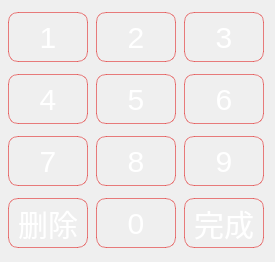
<?xml version="1.0" encoding="UTF-8"?>
<ui version="4.0">
 <class>VirtualKeyBoard</class>
 <widget class="QWidget" name="VirtualKeyBoard">
  <property name="geometry">
   <rect>
    <x>0</x>
    <y>0</y>
    <width>275</width>
    <height>262</height>
   </rect>
  </property>
  <property name="windowTitle">
   <string>Form</string>
  </property>
  <layout class="QHBoxLayout" name="horizontalLayout">
   <property name="leftMargin">
    <number>0</number>
   </property>
   <property name="topMargin">
    <number>0</number>
   </property>
   <property name="rightMargin">
    <number>0</number>
   </property>
   <property name="bottomMargin">
    <number>0</number>
   </property>
   <item>
    <widget class="QWidget" name="widget" native="true">
     <property name="styleSheet">
      <string notr="true">QPushButton{
	border:1px solid rgba(222,0,0,125);
	background-color: 
		qlineargradient(spread:pad, 
		x1:0, y1:0, x2:0, y2:1, 
		stop:0 rgba(255, 66, 66, 255), 
		stop:0.05 rgba(255, 66, 66, 255), 
		stop:0.233 rgba(255, 255, 255, 255), 
		stop:0.300 rgba(255, 66, 66, 255),
		stop:0.600 rgba(255, 66, 66, 255)	,
		stop:1 rgba(125, 66, 66, 255)
	);
	border-radius:10px;
	font-size:30px;
	color:rgb(255,255,255);
}
QPushButton:pressed {
      background-color: 
		qlineargradient(spread:pad, 
		x1:0, y1:0, x2:0, y2:1, 
		stop:0 rgba( 100, 100,255, 255), 
		stop:0.05 rgba(100, 100,255,  255), 
		stop:0.233 rgba( 255, 255,255, 255), 
		stop:0.300 rgba( 100, 100, 255,255),
		stop:0.600 rgba( 100, 100,255, 255)	,
		stop:1 rgba( 100, 100,125, 255)
	);
}
#widget{
	border-left:5px solid qlineargradient(spread:pad, x1:0, y1:0, x2:1, y2:0, 
		stop:0 rgba(255, 0, 0, 255), 
		stop:0.5 rgba(222, 222, 222, 255),
		stop:1 rgba(255, 0, 0, 255));
	border-right:5px solid qlineargradient(spread:pad, x1:0, y1:0, x2:1, y2:0, 
		stop:0 rgba(255, 0, 0, 255), 
		stop:0.5 rgba(222, 222, 222, 255),
		stop:1 rgba(255, 0, 0, 255));
	border-top:5px solid qlineargradient(spread:pad, x1:0, y1:0, x2:0, y2:1, 
		stop:0 rgba(255, 0, 0, 255), 
		stop:0.5 rgba(222, 222, 222, 255),
		stop:1 rgba(255, 0, 0, 255));
	border-bottom:5px solid qlineargradient(spread:pad, x1:0, y1:0, x2:0, y2:1, 
		stop:0 rgba(255, 0, 0, 255), 
		stop:0.5 rgba(222, 222, 222, 255),
		stop:1 rgba(255, 0, 0, 255));
}





















</string>
     </property>
     <layout class="QHBoxLayout" name="horizontalLayout_2">
      <property name="leftMargin">
       <number>6</number>
      </property>
      <property name="topMargin">
       <number>6</number>
      </property>
      <property name="rightMargin">
       <number>6</number>
      </property>
      <property name="bottomMargin">
       <number>6</number>
      </property>
      <item>
       <layout class="QVBoxLayout" name="verticalLayout">
        <item>
         <widget class="QPushButton" name="btn1">
          <property name="minimumSize">
           <size>
            <width>80</width>
            <height>50</height>
           </size>
          </property>
          <property name="maximumSize">
           <size>
            <width>80</width>
            <height>50</height>
           </size>
          </property>
          <property name="text">
           <string>1</string>
          </property>
         </widget>
        </item>
        <item>
         <widget class="QPushButton" name="btn4">
          <property name="minimumSize">
           <size>
            <width>80</width>
            <height>50</height>
           </size>
          </property>
          <property name="maximumSize">
           <size>
            <width>80</width>
            <height>50</height>
           </size>
          </property>
          <property name="text">
           <string>4</string>
          </property>
         </widget>
        </item>
        <item>
         <widget class="QPushButton" name="btn7">
          <property name="minimumSize">
           <size>
            <width>80</width>
            <height>50</height>
           </size>
          </property>
          <property name="maximumSize">
           <size>
            <width>80</width>
            <height>50</height>
           </size>
          </property>
          <property name="text">
           <string>7</string>
          </property>
         </widget>
        </item>
        <item>
         <widget class="QPushButton" name="btn_delete">
          <property name="minimumSize">
           <size>
            <width>80</width>
            <height>50</height>
           </size>
          </property>
          <property name="maximumSize">
           <size>
            <width>80</width>
            <height>50</height>
           </size>
          </property>
          <property name="text">
           <string>删除</string>
          </property>
         </widget>
        </item>
       </layout>
      </item>
      <item>
       <layout class="QVBoxLayout" name="verticalLayout_2">
        <item>
         <widget class="QPushButton" name="btn2">
          <property name="minimumSize">
           <size>
            <width>80</width>
            <height>50</height>
           </size>
          </property>
          <property name="maximumSize">
           <size>
            <width>80</width>
            <height>50</height>
           </size>
          </property>
          <property name="text">
           <string>2</string>
          </property>
         </widget>
        </item>
        <item>
         <widget class="QPushButton" name="btn5">
          <property name="minimumSize">
           <size>
            <width>80</width>
            <height>50</height>
           </size>
          </property>
          <property name="maximumSize">
           <size>
            <width>80</width>
            <height>50</height>
           </size>
          </property>
          <property name="text">
           <string>5</string>
          </property>
         </widget>
        </item>
        <item>
         <widget class="QPushButton" name="btn8">
          <property name="minimumSize">
           <size>
            <width>80</width>
            <height>50</height>
           </size>
          </property>
          <property name="maximumSize">
           <size>
            <width>80</width>
            <height>50</height>
           </size>
          </property>
          <property name="text">
           <string>8</string>
          </property>
         </widget>
        </item>
        <item>
         <widget class="QPushButton" name="btn0">
          <property name="minimumSize">
           <size>
            <width>80</width>
            <height>50</height>
           </size>
          </property>
          <property name="maximumSize">
           <size>
            <width>80</width>
            <height>50</height>
           </size>
          </property>
          <property name="text">
           <string>0</string>
          </property>
         </widget>
        </item>
       </layout>
      </item>
      <item>
       <layout class="QVBoxLayout" name="verticalLayout_3">
        <item>
         <widget class="QPushButton" name="btn3">
          <property name="minimumSize">
           <size>
            <width>80</width>
            <height>50</height>
           </size>
          </property>
          <property name="maximumSize">
           <size>
            <width>80</width>
            <height>50</height>
           </size>
          </property>
          <property name="text">
           <string>3</string>
          </property>
         </widget>
        </item>
        <item>
         <widget class="QPushButton" name="btn6">
          <property name="minimumSize">
           <size>
            <width>80</width>
            <height>50</height>
           </size>
          </property>
          <property name="maximumSize">
           <size>
            <width>80</width>
            <height>50</height>
           </size>
          </property>
          <property name="text">
           <string>6</string>
          </property>
         </widget>
        </item>
        <item>
         <widget class="QPushButton" name="btn9">
          <property name="minimumSize">
           <size>
            <width>80</width>
            <height>50</height>
           </size>
          </property>
          <property name="maximumSize">
           <size>
            <width>80</width>
            <height>50</height>
           </size>
          </property>
          <property name="text">
           <string>9</string>
          </property>
         </widget>
        </item>
        <item>
         <widget class="QPushButton" name="btnOK">
          <property name="minimumSize">
           <size>
            <width>80</width>
            <height>50</height>
           </size>
          </property>
          <property name="maximumSize">
           <size>
            <width>80</width>
            <height>50</height>
           </size>
          </property>
          <property name="text">
           <string>完成</string>
          </property>
         </widget>
        </item>
       </layout>
      </item>
     </layout>
    </widget>
   </item>
  </layout>
 </widget>
 <resources/>
 <connections/>
</ui>
